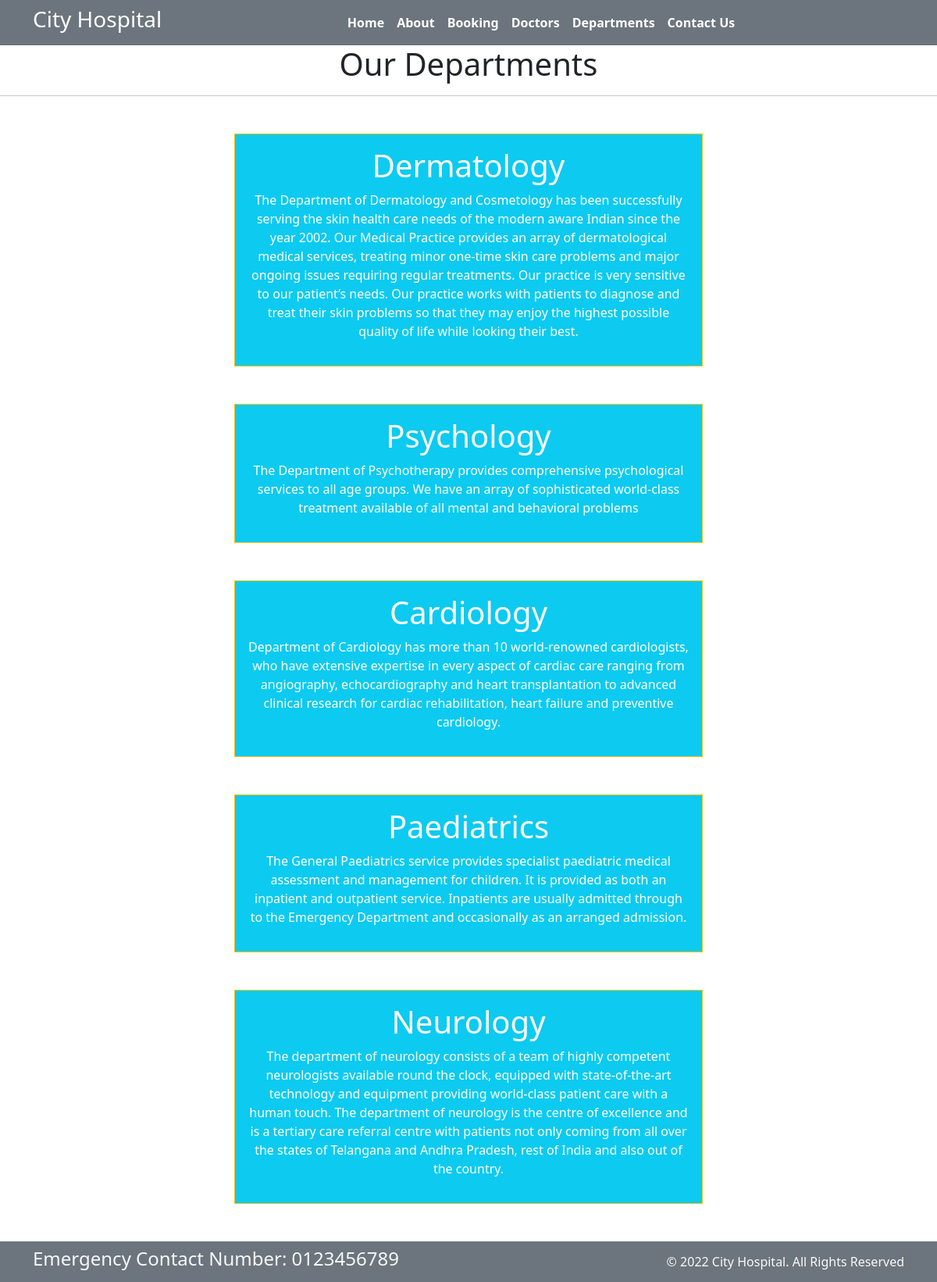
Page /department/ on the committed database.
### home/models.py (models this page shows, shortened)
class Departments(models.Model):
    dep_name = models.CharField(max_length=100)
    dep_description = models.TextField()

### home/views.py (the view)
# urls.py: path('department/',views.department, name="department"),
def department(request):
    dict_dept={
    'dept': Departments.objects.all()
    }
    return render(request,'department.html',dict_dept)

### templates/department.html (shortened to what this page needs)
{% extends "base.html" %}
{% block content %}
<h1 class="text-center"> Our Departments </h1>
<hr>
{% for d in dept %}
<div class="mx-auto w-50 bg-info text-center text-white p-3 my-5 border border-warning round">
    <h1>{{d.dep_name}}</h1>
    <p>{{d.dep_description}}</p>
</div>
{% endfor %}
{% endblock %}

### templates/base.html (shortened to what this page needs)
{% load static %}
<!DOCTYPE html>
<html>
  <head>
    <link rel="stylesheet"
      href=" https://cdn.jsdelivr.net/npm/bootstrap@5.1.3/dist/css/bootstrap.min.css ">
    <link rel="stylesheet"
      href="https://use.fontawesome.com/releases/v5.2.0/css/all.css">
      <link rel="stylesheet"
      href="{% static '/css/style.css'%}">
  </head>
  <body>
    <nav class="navbar bg-secondary navbar-expand-md ">
      <div class="container">
        <div class="col-2 text-left pl-md-0">
          <h3 class="text-white"> City Hospital </h3>
        </div>
        <div
          class="collapse navbar-collapse justify-content-center col-md-8 navbar-collapse-3">
          <ul class="navbar-nav justify-content-center  fw-bold">
            <li class="nav-item active">
              <a class="nav-link text-white" href="{% url 'home' %}">Home </a>
            </li>
            <li class="nav-item">
              <a class="nav-link text-white" href="{% url 'about' %}">About</a>
            </li>
            <li class="nav-item">
              <a class="nav-link text-white" href="{% url 'booking' %}">Booking</a>
            </li>
            <li class="nav-item">
              <a class="nav-link text-white" href="{% url 'doctors' %}">Doctors</a>
            </li>
			 <li class="nav-item">
              <a class="nav-link text-white" href="{% url 'department' %}">Departments</a>
            </li>
            <li class="nav-item">
              <a class="nav-link text-white" href="{% url 'contact' %}">Contact Us</a>
            </li>
          </ul>
        </div>
      </div>
    </nav>
    {% block content %}
    {% endblock %}
    <section class="">
      <footer class="pt-2 pb-2  bg-secondary text-light">
        <div class="container">
          <div class="row align-items-center">
            <div class="col-12 col-md-8">
              <h4>Emergency Contact Number: 0123456789</h4>
            </div>
            <div class="col-12 col-md-4 mt-4 mt-md-0 text-center text-md-end">
              © 2022 City Hospital. All Rights Reserved
            </div>
          </div>
        </div>
      </footer>
    </section>
  </body>
</html>

### rows in the picture
Departments: dep_name "Dermatology", dep_description "The Department of Dermatology and Cosmetology has been successfully serving the skin health care needs of the modern aware Indian since the year 2002. Our Medical Practice provides an array of dermatological medical services, treating minor one-time skin care problems and major ongoing issues requiring regular treatments. Our practice is very sensitive to our patient’s needs. Our practice works with patients to diagnose and treat their skin problems so that they may enjoy the highest possible quality of life while looking their best."
Departments: dep_name "Psychology", dep_description "The Department of Psychotherapy provides comprehensive psychological services to all age groups. We have an array of sophisticated world-class treatment available of all mental and behavioral problems"
Departments: dep_name "Cardiology", dep_description "Department of Cardiology has more than 10 world-renowned cardiologists, who have extensive expertise in every aspect of cardiac care ranging from angiography, echocardiography and heart transplantation to advanced clinical research for cardiac rehabilitation, heart failure and preventive cardiology."
Departments: dep_name "Paediatrics", dep_description "The General Paediatrics service provides specialist paediatric medical assessment and management for children. It is provided as both an inpatient and outpatient service. Inpatients are usually admitted through to the Emergency Department and occasionally as an arranged admission."
Departments: dep_name "Neurology", dep_description "The department of neurology consists of a team of highly competent neurologists available round the clock, equipped with state-of-the-art technology and equipment providing world-class patient care with a human touch. The department of neurology is the centre of excellence and is a tertiary care referral centre with patients not only coming from all over the states of Telangana and Andhra Pradesh, rest of India and also out of the country."
